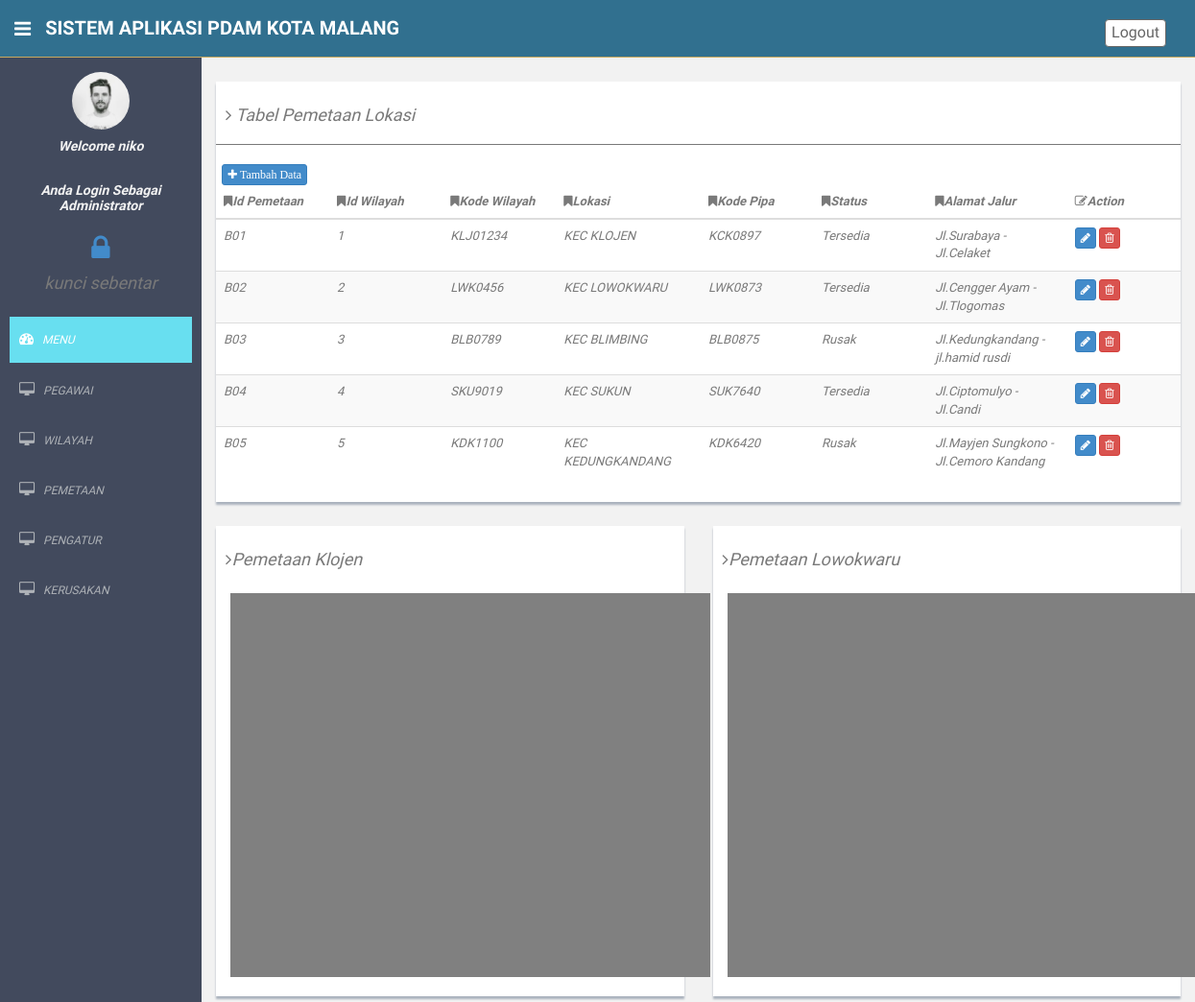
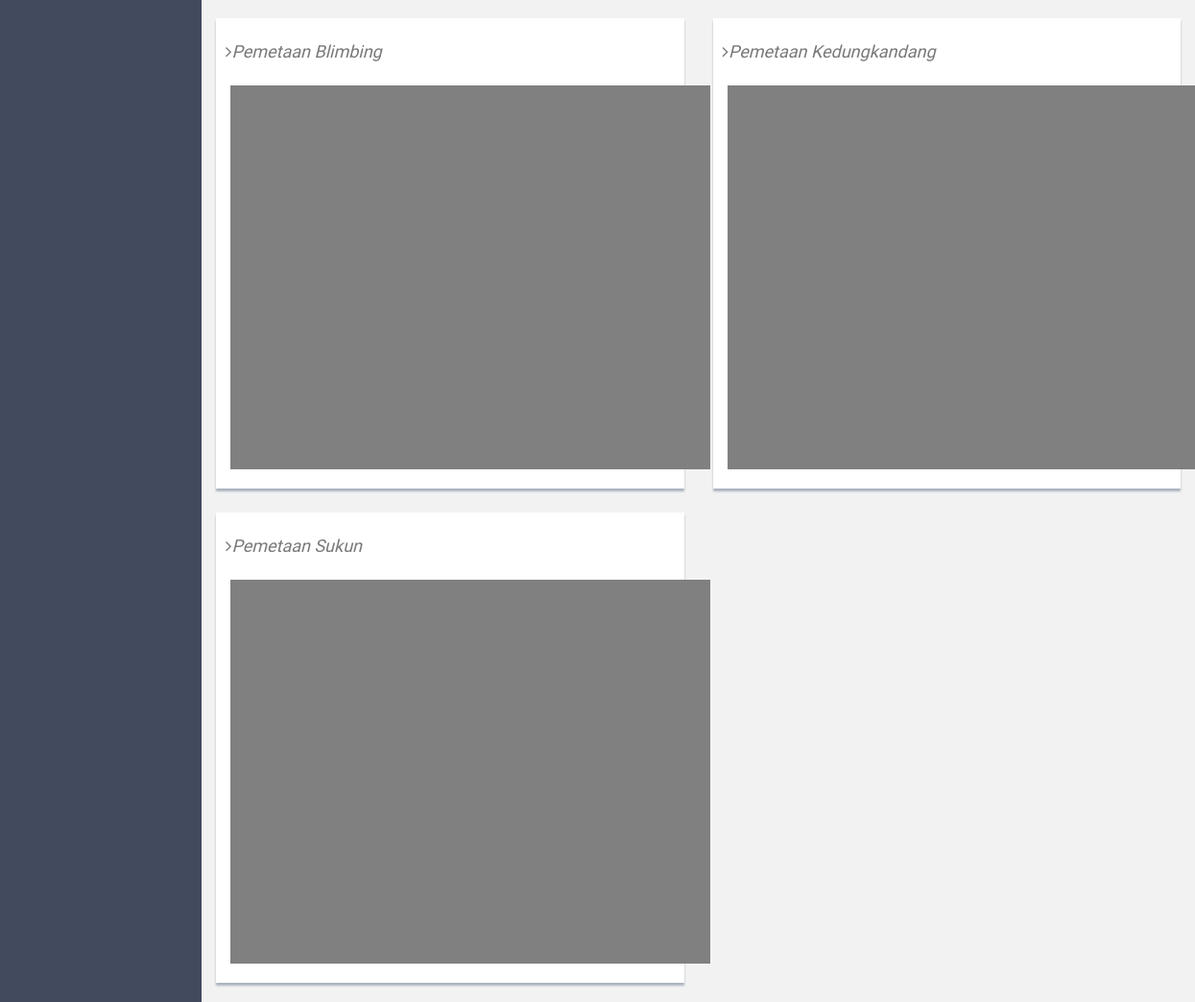
Screenshot of /pdam-malang/pemetaan.php (signed in) with the database file from the repository (2 pictures, top to bottom).
### tables this page shows
CREATE TABLE `pemetaan` (
  `id_pemetaan` varchar(20) NOT NULL,
  `id_wilayah` varchar(20) NOT NULL,
  `lokasi` varchar(20) NOT NULL,
  `kode_pipa` varchar(20) NOT NULL,
  `status` varchar(20) NOT NULL,
  `alamat` text NOT NULL
);

CREATE TABLE `wilayah` (
  `id_wilayah` varchar(20) NOT NULL,
  `kode_wilayah` varchar(20) NOT NULL
);

### pdam-malang/pemetaan.php (the view, shortened to what this page needs)
<!DOCTYPE html>
<html lang="en">
  <head>
    <link href="assets/css/bootstrap.css" rel="stylesheet">
    <link href="assets/font-awesome/css/font-awesome.css" rel="stylesheet" />
    <link rel="stylesheet" type="text/css" href="assets/css/zabuto_calendar.css">
    <link rel="stylesheet" type="text/css" href="assets/js/gritter/css/jquery.gritter.css" />
    <link rel="stylesheet" type="text/css" href="assets/lineicons/style.css">
    <link href="assets/css/style.css" rel="stylesheet">
    <link href="assets/css/style-responsive.css" rel="stylesheet">
  </head>
  <body onload="peta_klojen()" >
    <section id="container" >
    <header class="header black-bg">
      <div class="sidebar-toggle-box">
        <div class="fa fa-bars tooltips" data-placement="right" data-original-title="Toggle Navigation"></div>
      </div>
      <a href="index.html" class="logo"><b>SISTEM APLIKASI PDAM KOTA MALANG</b></a>
      <div class="top-menu">
        <ul class="nav pull-right top-menu">
          <li><a class="btn btn-default" style="margin-top:20px;" href="logout.php">Logout</a></li>
        </ul>
      </div>
    </header>
    <aside>
      <div id="sidebar"  class="nav-collapse ">
        <ul class="sidebar-menu" id="nav-accordion">
          <p class="centered"><a href="profile.html"><img src="assets/img/ui-zac.jpg" class="img-circle" width="60"></a></p>
          <h5 class="centered"><i> Welcome <i><?php echo $_SESSION['username']; ?><br><br><br>
          Anda Login Sebagai <?php echo $_SESSION['profesi']; ?>
          </h5>
          <center><h2><a href="lock_screen.php"><i class="fa fa-lock"></i></a></h2><h4>kunci sebentar</h4></center>
          <li class="mt">
            <a class="active" href="home_admin.php">
              <i class="fa fa-dashboard"></i>
              <span>MENU</span>
            </a>
          </li>
          <li class="sub-menu">
            <a href="javascript:;" >
              <i class="fa fa-desktop"></i>
              <span>PEGAWAI</span>
            </a>
          </li>
          <li class="sub-menu">
                      <a href="javascript:;" >
                          <i class="fa fa-desktop"></i>
                          <span>WILAYAH</span>
                      </a>
          </li>
          <li class="sub-menu">
            <a href="javascript:;" >
              <i class="fa fa-desktop"></i>
              <span>PEMETAAN</span>
            </a>
          </li>
          <li class="sub-menu">
            <a href="javascript:;" >
              <i class="fa fa-desktop"></i>
              <span>PENGATUR</span>
            </a>
          </li>
          <li class="sub-menu">
            <a href="javascript:;" >
              <i class="fa fa-desktop"></i>
              <span>KERUSAKAN</span>
            </a>
          </li>
          </ul>
          </div>
        </aside>
        <section id="main-content">
          <section class="wrapper">
            <div class="row mt">
              <div class="col-md-12">
                <div class="content-panel">
                  <table class="table table-striped table-advance table-hover">
                    <h4><i class="fa fa-angle-right"></i> Tabel Pemetaan Lokasi</h4>
                    <hr>
                     &nbsp;&nbsp;<a href="tambah_pemetaan.php"><button class='btn btn-primary btn-xs'><i class='fa fa-plus'> Tambah Data</i></button></a>
                    <thead>
                      <tr>
                        <th width="100px"><i class="fa fa-bookmark"></i>Id Pemetaan</th>
                        <th width="100px"><i class="fa fa-bookmark"></i>Id Wilayah</th>
                        <th width="100px"><i class="fa fa-bookmark"></i>Kode Wilayah</th>
                        <th width="100px"><i class="fa fa-bookmark"></i>Lokasi</th>
                        <th width="100px"><i class="fa fa-bookmark"></i>Kode Pipa</th>
                        <th width="100px"><i class="fa fa-bookmark"></i>Status</th>
                        <th width="100px"><i class="fa fa-bookmark"></i>Alamat Jalur</th>
                        <th width="100px"><i class=" fa fa-edit"></i>Action</th>
                      </tr>
                    </thead>
                    <tbody>
                      <tr>
<?php
$_mysqli = new mysqli("localhost","root","","pdam");
$perintah = $_mysqli -> query("select a.id_pemetaan, b.id_wilayah, b.kode_wilayah, a.lokasi, a.kode_pipa, a.status, a.alamat from pemetaan as a inner join wilayah as b on b.id_wilayah=a.id_wilayah order by id_pemetaan");
$baris = $perintah -> fetch_all();
for($i=0; $i<count($baris); $i++){
echo "<tr>";
for($j=0; $j<count($baris[$i]); $j++){
echo "<td>";
  echo $baris[$i][$j];
echo "</td>";
}
$b = $baris[$i][0];
 echo "<td>
<a href='update_pemetaan.php?id=$b'><button class='btn btn-primary btn-xs'><i class='fa fa-pencil'></i></button></a>
<a href='delete_pemetaan.php?id=$b'><button class='btn btn-danger btn-xs'><i class='fa fa-trash-o'></i></button></a>
      </td>";
echo "</tr>";
}
?>
                      </tr>
                              </tbody>
                            </table>
                          </div>
                       </div>
                  </div>
<div class="row mt">
  <div class="col-lg-6">
    <div class="content-panel">
      <h4><i class="fa fa-angle-right"></i>Pemetaan Klojen</h4>
      <div class="panel-body text-center">
        <div id="mapKlojen" style="width:500px;height:400px;background:gray"></div>
      </div>
    </div>
  </div>
  <div class="col-lg-6">
    <div class="content-panel">
      <h4><i class="fa fa-angle-right"></i>Pemetaan Lowokwaru</h4>
      <div class="panel-body text-center">
        <div id="mapLowokwaru" style="width:500px;height:400px;background:gray"></div>
      </div>
    </div>
  </div>
</div>
<div class="row mt">
 <div class="col-lg-6">
    <div class="content-panel">
      <h4><i class="fa fa-angle-right"></i>Pemetaan Blimbing</h4>
      <div class="panel-body text-center">
        <div id="mapBlimbing" style="width:500px;height:400px;background:gray"></div>
      </div>
    </div>
  </div>
 <div class="col-lg-6">
    <div class="content-panel">
      <h4><i class="fa fa-angle-right"></i>Pemetaan Kedungkandang</h4>
      <div class="panel-body text-center">
        <div id="mapKedungkandang" style="width:500px;height:400px;background:gray"></div>
      </div>
    </div>
  </div>
</div>
<div class="row mt">
 <div class="col-lg-6">
    <div class="content-panel">
      <h4><i class="fa fa-angle-right"></i>Pemetaan Sukun</h4>
      <div class="panel-body text-center">
        <div id="mapSukun" style="width:500px;height:400px;background:gray"></div>
      </div>
    </div>
  </div>
                </section><! --/wrapper -->
                </section>
              </body>
            </html>

### pdam-malang/assets/css/style.css (style rules this page uses)
body { color: #797979; background: #f2f2f2; font-family: 'Ruda', sans-serif; padding: 0px !important; margin: 0px !important; font-size:13px; }
ul li { list-style: none; }
a, a:hover, a:focus { text-decoration: none; outline: none; }
#container { width: 100%; height: 100%; }
hr { margin-top: 20px; margin-bottom: 20px; border: 0; border-top: 1px solid #797979; }
.centered { text-align: center; }
.mt { margin-top: 25px; }
#sidebar { width: 210px; height: 100%; position: fixed; background: #424a5d; }
#sidebar h5 { color: #f2f2f2; font-weight: 700; }
#sidebar ul li { position: relative; }
ul.sidebar-menu , ul.sidebar-menu li ul.sub { margin: -2px 0 0; padding: 0; }
ul.sidebar-menu { margin-top: 75px; }
ul.sidebar-menu li { margin-bottom: 5px; margin-left:10px; margin-right:10px; }
ul.sidebar-menu li.sub-menu { line-height: 15px; }
ul.sidebar-menu li a span { display: inline-block; }
ul.sidebar-menu li a { color: #aeb2b7; text-decoration: none; display: block; padding: 15px 0 15px 10px; font-size: 12px; outline: none; -webkit-transition: all 0.3s ease; -moz-transition: all 0.3s ease; -o-transition: all 0.3s ease; -ms-transition: all 0.3s ease; transition: all 0.3s ease; }
ul.sidebar-menu li a.active, ul.sidebar-menu li a:hover, ul.sidebar-menu li a:focus { background: #68dff0; color: #fff; display: block; -webkit-transition: all 0.3s ease; -moz-transition: all 0.3s ease; -o-transition: all 0.3s ease; -ms-transition: all 0.3s ease; transition: all 0.3s ease; }
ul.sidebar-menu li a i { font-size: 15px; padding-right: 6px; }
ul.sidebar-menu li a.active i { color: #fff; }
#main-content { margin-left: 210px; }
.header, .footer { min-height: 60px; padding: 0 15px; }
.header { position: fixed; left: 0; right: 0; z-index:1002; }
.black-bg { background: #31708f; border-bottom: 1px solid #c9aa5f; }
.wrapper { display: inline-block; margin-top: 60px; padding-left: 15px; padding-right: 15px; padding-bottom: 15px; padding-top: 0px; width: 100%; }
a.logo { font-size: 20px; color: #ffffff; float: left; margin-top: 15px; text-transform: uppercase; }
a.logo b { font-weight: 900; }
#top_menu .nav > li, ul.top-menu > li { float: left; }
ul.top-menu > li > a { color: #666666; font-size: 16px; border-radius: 4px; -webkit-border-radius: 4px; border:1px solid #666666 !important; padding: 2px 6px; margin-right: 15px; }
.sidebar-toggle-box { float: left; padding-right: 15px; margin-top: 20px; }
.sidebar-toggle-box .fa-bars { cursor: pointer; display: inline-block; font-size: 20px; color: white; }
.content-panel { background: #ffffff; box-shadow: 0px 3px 2px #aab2bd; padding-top: 15px; padding-bottom: 5px; }
.content-panel h4 { margin-left: 10px; }

### rows the page displays
pemetaan: id_pemetaan "B01", id_wilayah.id_wilayah "1", id_wilayah.kode_wilayah "KLJ01234", lokasi "KEC KLOJEN", kode_pipa "KCK0897", status "Tersedia", alamat "Jl.Surabaya - Jl.Celaket"
pemetaan: id_pemetaan "B02", id_wilayah.id_wilayah "2", id_wilayah.kode_wilayah "LWK0456", lokasi "KEC LOWOKWARU", kode_pipa "LWK0873", status "Tersedia", alamat "Jl.Cengger Ayam - Jl.Tlogomas"
pemetaan: id_pemetaan "B03", id_wilayah.id_wilayah "3", id_wilayah.kode_wilayah "BLB0789", lokasi "KEC BLIMBING", kode_pipa "BLB0875", status "Rusak", alamat "Jl.Kedungkandang - jl.hamid rusdi"
pemetaan: id_pemetaan "B04", id_wilayah.id_wilayah "4", id_wilayah.kode_wilayah "SKU9019", lokasi "KEC SUKUN", kode_pipa "SUK7640", status "Tersedia", alamat "Jl.Ciptomulyo - Jl.Candi"
pemetaan: id_pemetaan "B05", id_wilayah.id_wilayah "5", id_wilayah.kode_wilayah "KDK1100", lokasi "KEC KEDUNGKANDANG", kode_pipa "KDK6420", status "Rusak", alamat "Jl.Mayjen Sungkono - Jl.Cemoro Kandang"

### other values shown
$_SESSION['username'] "niko"
$_SESSION['profesi'] "Administrator"
